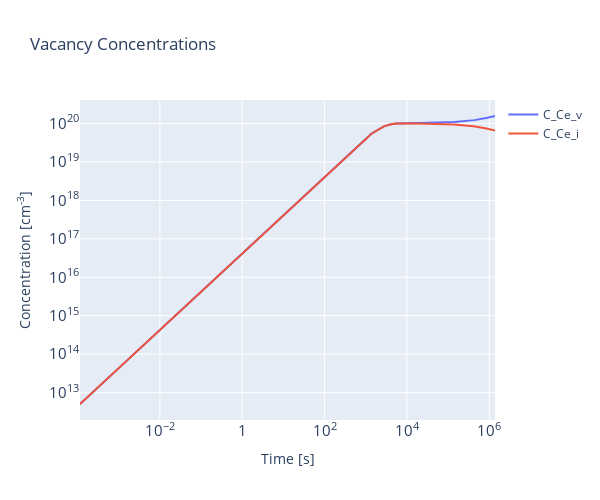
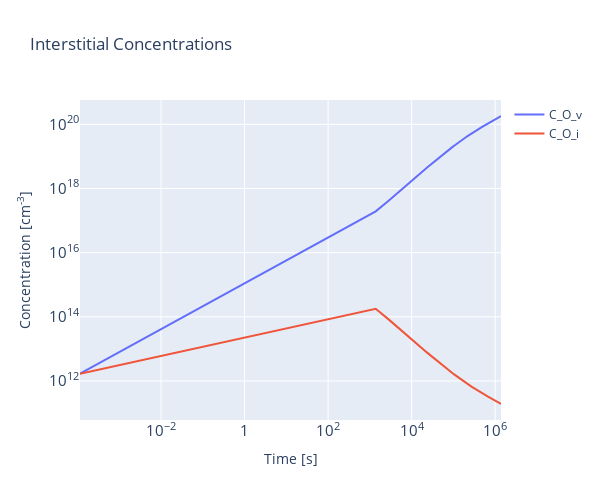
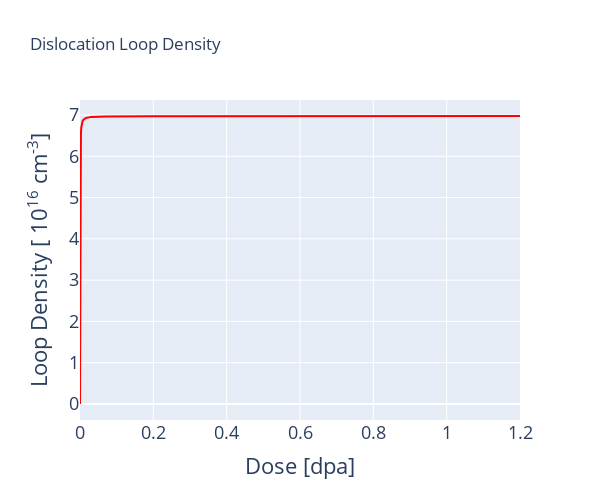
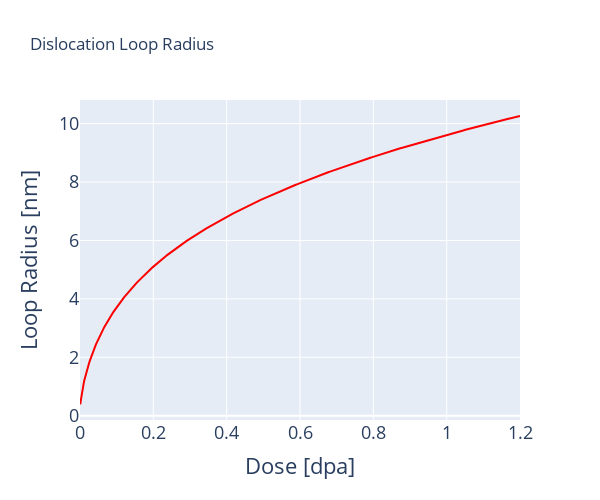

The notebook cell these images were saved under, in order:
### Code cell
figs = interactive_plots(results, G_0)

names = {0:"Ce-concentrations",
        1:"O-concentrations",
        2:"Loop-Density",
        3:"Loop-radius"}

for i,fig in enumerate(figs):
    file_name = f"../../images/plot-{names[i]}-LF.svg"
    fig.write_image(file_name)

### Figure 1 — Plotly figure (JSON) as saved in the notebook; plotly's stock layout.template omitted (floating-point values rounded to 4 significant figures; data arrays with more than 128 entries replaced by an {"elided": "..."} marker saying what was removed)
{"data": [{"mode": "lines", "name": "C_Ce_v", "type": "scatter", "x": {"elided": "1000 float values"}, "y": {"elided": "1000 float values"}}, {"mode": "lines", "name": "C_Ce_i", "type": "scatter", "x": {"elided": "1000 float values"}, "y": {"elided": "1000 float values"}}], "layout": {"height": 500, "title": {"text": "Vacancy Concentrations"}, "width": 600, "xaxis": {"exponentformat": "power", "title": {"text": "Time [s]"}, "type": "log"}, "yaxis": {"exponentformat": "power", "title": {"text": "Concentration [cm<sup>-3</sup>]"}, "type": "log"}}}

### Figure 2 — Plotly figure (JSON) as saved in the notebook; plotly's stock layout.template omitted (floating-point values rounded to 4 significant figures; data arrays with more than 128 entries replaced by an {"elided": "..."} marker saying what was removed)
{"data": [{"mode": "lines", "name": "C_O_v", "type": "scatter", "x": {"elided": "1000 float values"}, "y": {"elided": "1000 float values"}}, {"mode": "lines", "name": "C_O_i", "type": "scatter", "x": {"elided": "1000 float values"}, "y": {"elided": "1000 float values"}}], "layout": {"height": 500, "title": {"text": "Interstitial Concentrations"}, "width": 600, "xaxis": {"exponentformat": "power", "title": {"text": "Time [s]"}, "type": "log"}, "yaxis": {"exponentformat": "power", "title": {"text": "Concentration [cm<sup>-3</sup>]"}, "type": "log"}}}

### Figure 3 — Plotly figure (JSON) as saved in the notebook; plotly's stock layout.template omitted (floating-point values rounded to 4 significant figures; data arrays with more than 128 entries replaced by an {"elided": "..."} marker saying what was removed)
{"data": [{"line": {"color": "#fc0100"}, "mode": "lines", "name": "N_L", "type": "scatter", "x": {"elided": "1000 float values"}, "y": {"elided": "1000 float values"}}], "layout": {"height": 500, "title": {"text": "Dislocation Loop Density"}, "width": 600, "xaxis": {"tickfont": {"size": 18}, "title": {"font": {"size": 22}, "text": "Dose [dpa]"}}, "yaxis": {"tickfont": {"size": 18}, "title": {"font": {"size": 22}, "text": "Loop Density [ 10<sup>16</sup> cm<sup>-3</sup>] "}}}}

### Figure 4 — Plotly figure (JSON) as saved in the notebook; plotly's stock layout.template omitted (floating-point values rounded to 4 significant figures; data arrays with more than 128 entries replaced by an {"elided": "..."} marker saying what was removed)
{"data": [{"line": {"color": "#fc0100"}, "mode": "lines", "name": "R_L", "type": "scatter", "x": {"elided": "1000 float values"}, "y": {"elided": "1000 float values"}}], "layout": {"height": 500, "title": {"text": "Dislocation Loop Radius"}, "width": 600, "xaxis": {"tickfont": {"size": 18}, "title": {"font": {"size": 22}, "text": "Dose [dpa]"}}, "yaxis": {"tickfont": {"size": 18}, "title": {"font": {"size": 22}, "text": "Loop Radius [nm]"}}}}
